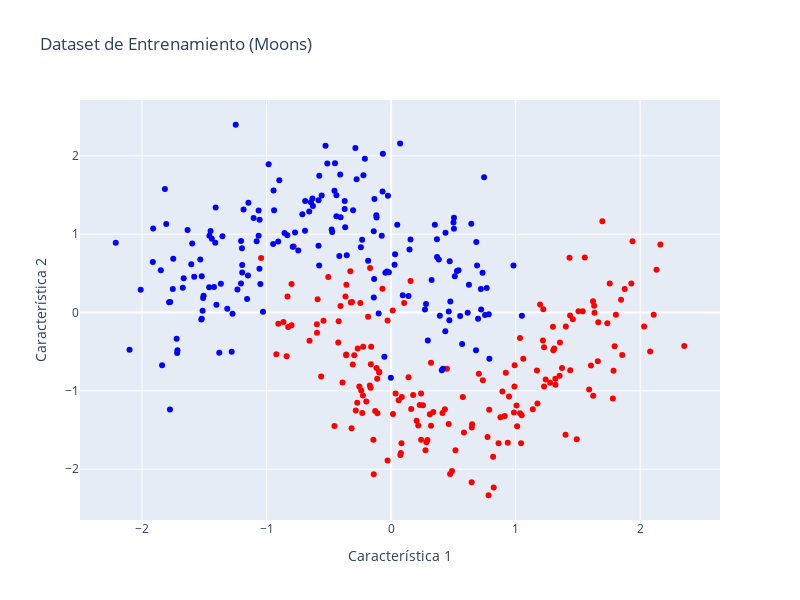

The code cell stored with this chart in its notebook:
### Markdown cell above
## 2. Generación y Exploración del Dataset

Para demostrar el poder de los kernels, necesitamos un dataset que no sea linealmente separable. `make_moons` de Scikit-Learn es perfecto para esto, ya que genera dos "medias lunas" entrelazadas.

### Code cell
# Generamos el dataset
X, y = make_moons(n_samples=500, noise=0.25, random_state=42)

# Dividimos en conjuntos de entrenamiento y prueba
X_train, X_test, y_train, y_test = train_test_split(X, y, test_size=0.3, random_state=42)

# Escalamos las características. Es una buena práctica para SVM.
scaler = StandardScaler()
X_train = scaler.fit_transform(X_train)
X_test = scaler.transform(X_test)

# Visualicemos los datos de entrenamiento
fig = px.scatter(x=X_train[:, 0], y=X_train[:, 1], color=y_train.astype(str),
                 color_discrete_map={'0': 'blue', '1': 'red'},
                 title='Dataset de Entrenamiento (Moons)',
                 labels={'x': 'Característica 1', 'y': 'Característica 2'})
fig.update_layout(showlegend=False, height=600, width=800)
fig.show()

### Figure 1 — Plotly figure (JSON) as saved in the notebook; plotly's stock layout.template omitted (floating-point values rounded to 4 significant figures; data arrays with more than 128 entries replaced by an {"elided": "..."} marker saying what was removed)
{"data": [{"hovertemplate": "color=1<br>Característica 1=%{x}<br>Característica 2=%{y}<extra></extra>", "legendgroup": "1", "marker": {"color": "red", "symbol": "circle"}, "mode": "markers", "name": "1", "orientation": "v", "showlegend": true, "type": "scatter", "x": {"elided": "175 float values"}, "xaxis": "x", "y": {"elided": "175 float values"}, "yaxis": "y"}, {"hovertemplate": "color=0<br>Característica 1=%{x}<br>Característica 2=%{y}<extra></extra>", "legendgroup": "0", "marker": {"color": "blue", "symbol": "circle"}, "mode": "markers", "name": "0", "orientation": "v", "showlegend": true, "type": "scatter", "x": {"elided": "175 float values"}, "xaxis": "x", "y": {"elided": "175 float values"}, "yaxis": "y"}], "layout": {"height": 600, "legend": {"title": {"text": "color"}, "tracegroupgap": 0}, "showlegend": false, "title": {"text": "Dataset de Entrenamiento (Moons)"}, "width": 800, "xaxis": {"anchor": "y", "domain": [0, 1], "title": {"text": "Característica 1"}}, "yaxis": {"anchor": "x", "domain": [0, 1], "title": {"text": "Característica 2"}}}}
